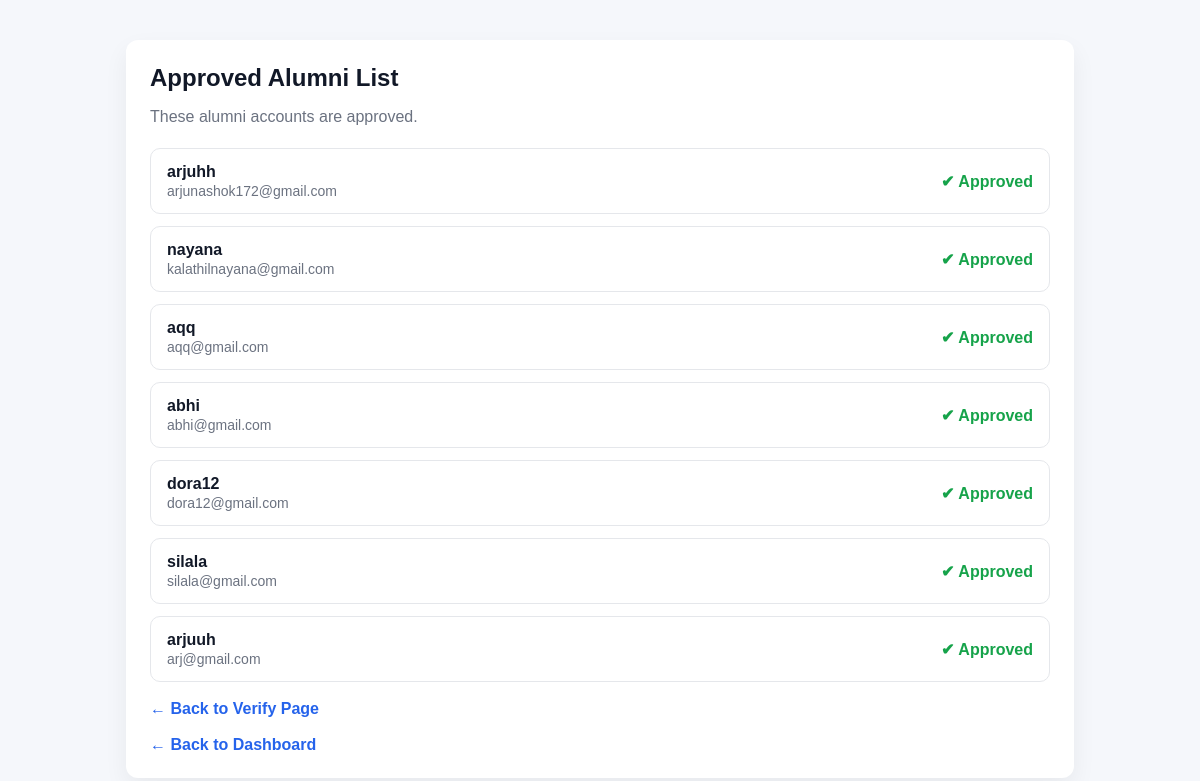
/teacher/approved-alumni/, run on an earlier commit of the app's database.
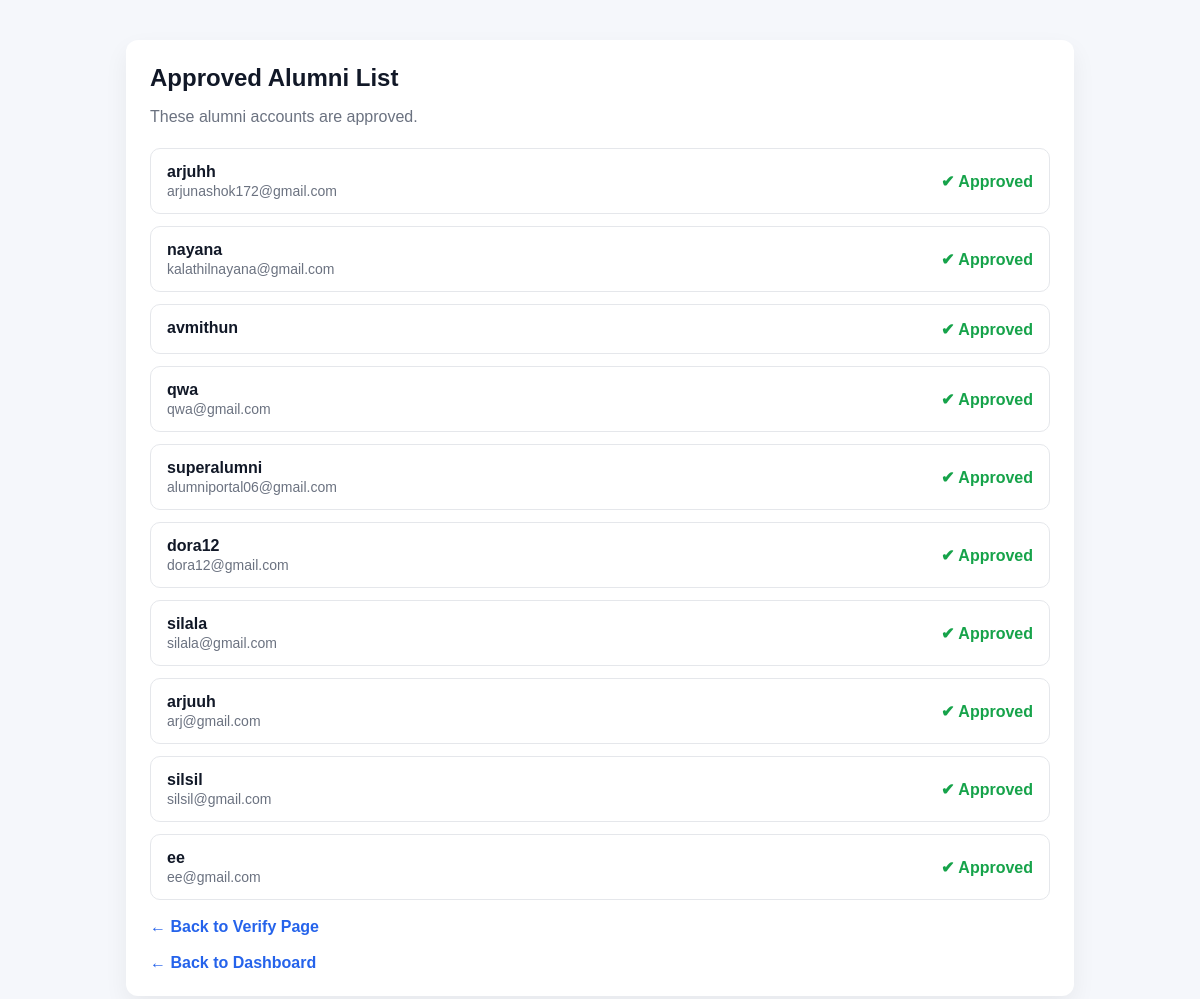
And on a later commit of the database.
### admin_module/models.py (models this page shows, shortened)
class SystemMetadata(models.Model):
    STATUS_CHOICES = [
        ('PENDING', 'Pending'),
        ('APPROVED', 'Approved'),
        ('REJECTED', 'Rejected'),
    ]
    user = models.OneToOneField(User, on_delete=models.CASCADE)
    created_at = models.DateTimeField(default=timezone.now)
    updated_at = models.DateTimeField(auto_now=True)
    status = models.CharField(
        max_length=10,
        choices=STATUS_CHOICES,
        default='PENDING'
    )
    profile_completion = models.IntegerField(default=0)

### teacher_module/views.py (the view)
# urls.py: path('approved-alumni/', views.approved_alumni, name='approved_alumni'),
def approved_alumni(request):
    approved = SystemMetadata.objects.filter(status="APPROVED")
    return render(request, "teacher/approved_alumni.html", {"approved": approved})

### templates/teacher/approved_alumni.html (shortened to what this page needs)
<!DOCTYPE html>
<html lang="en">
<head>
</head>
<body>
    <div class="container">
        <h2>Approved Alumni List</h2>
        <div class="sub">These alumni accounts are approved.</div>
        <div class="list">
            {% for m in approved %}
                <div class="row">
                    <div class="info">
                        <div class="name">{{ m.user.username }}</div>
                        <div class="email">{{ m.user.email }}</div>
                    </div>
                    <div class="status">✔ Approved</div>
                </div>
            {% empty %}
                <div class="empty">No approved alumni yet.</div>
            {% endfor %}
        </div>
        <a class="back" href="{% url 'verify_alumni' %}">← Back to Verify Page</a>
        <br>
        <a class="back" href="{% url 'teacher_dashboard' %}">← Back to Dashboard</a>
    </div>
</body>
</html>

What changed in the data, as far as the page shows it:
removed SystemMetadata: user.username "aqq", user.email "aqq@gmail.com"
removed SystemMetadata: user.username "abhi", user.email "abhi@gmail.com"
now on this page (row edited): SystemMetadata: user.username "avmithun"
now on this page (row edited): SystemMetadata: user.username "qwa", user.email "qwa@gmail.com"
now on this page (row edited): SystemMetadata: user.username "superalumni", user.email "alumniportal06@gmail.com"
added SystemMetadata: user.username "silsil", user.email "silsil@gmail.com"
added SystemMetadata: user.username "ee", user.email "ee@gmail.com"
